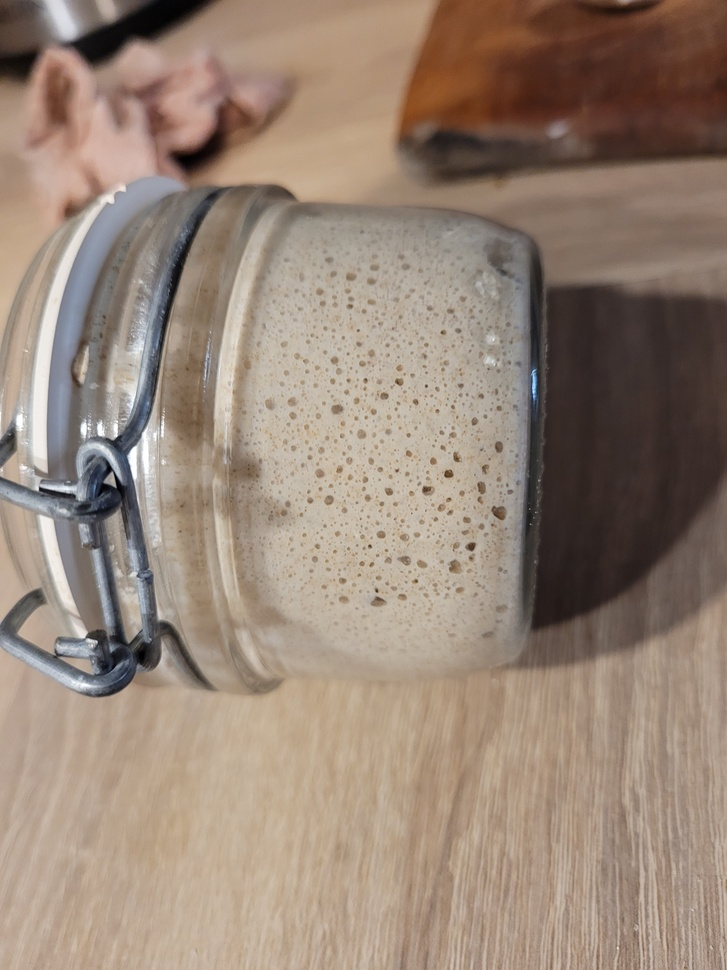
#> input picture data/testimg/bubbles.jpg, 727 x 970 px, shrunk from 3024 x 4032 before the run
$ python blob_detector.py --image data/testimg/bubbles.jpg
#> lines starting #> are read from the running program, lines starting #| are printed output that depends on the picture
# Standard imports
import cv2
import argparse
import os
import numpy as np;

parser = argparse.ArgumentParser(description='Template matcher')
parser.add_argument('--image', type=str, action='store',
                    help='The image to be used as template')
parser.add_argument('--show', action='store_true',
                    help='Shows result image')
parser.add_argument('--save-dir', type=str, default='./',
                    help='Directory in which you desire to save the result image')

args = parser.parse_args()

# Read image
im = cv2.imread(args.image, cv2.IMREAD_GRAYSCALE)
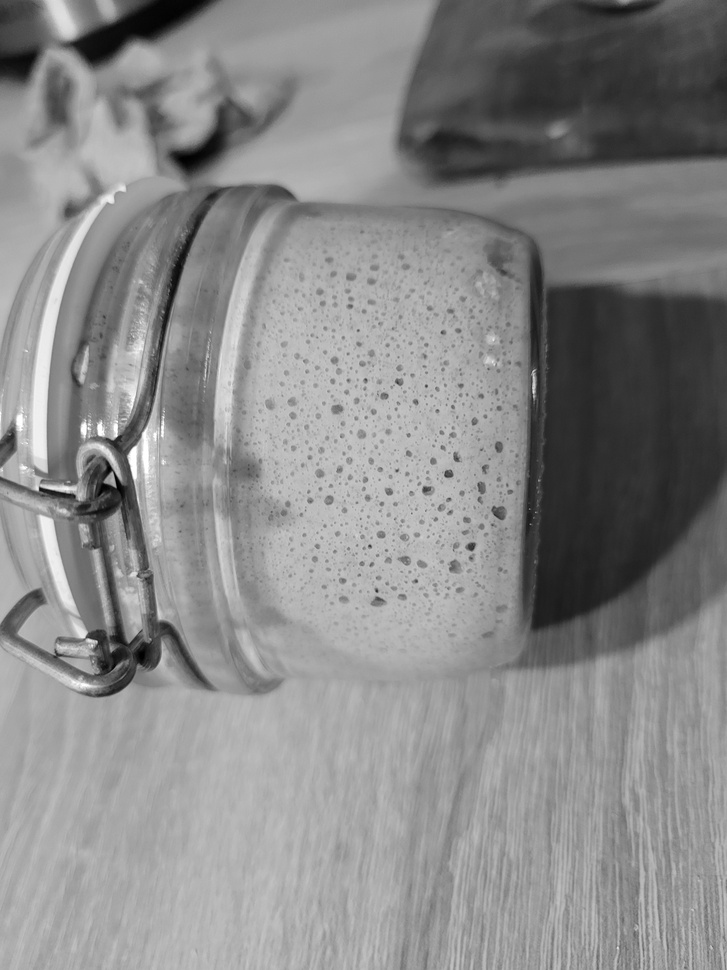
#> im: shape (970, 727); min 0, max 255, mean 136.6

# Setup SimpleBlobDetector parameters.
params = cv2.SimpleBlobDetector_Params()

# Filter by Area.
params.filterByArea = True
params.minArea = 250

# Filter by Convexity
params.filterByConvexity = True
params.minConvexity = 0.57

# Filter by Inertia
params.filterByInertia = True
params.minInertiaRatio = 0.35

# Set up the detector with default parameters.
detector = cv2.SimpleBlobDetector_create(params)

# Detect blobs.
keypoints = detector.detect(im)
#> keypoints = 3 keypoints; (x, y, size): (500, 257, 32.4), (241, 469, 30.2), (144, 654, 24.1)
print("Matches:", len(keypoints))
#| Matches: 3

# Draw detected blobs as red circles.
# cv2.DRAW_MATCHES_FLAGS_DRAW_RICH_KEYPOINTS ensures the size of the circle corresponds to the size of blob
im_with_keypoints = cv2.drawKeypoints(im, keypoints, np.array([]), (0,0,255), cv2.DRAW_MATCHES_FLAGS_DRAW_RICH_KEYPOINTS)

# Show keypoints
cv2.imwrite(os.path.join(args.save_dir, 'output.jpg'), im_with_keypoints)
if args.show:
    cv2.imshow("Keypoints", im_with_keypoints)
    cv2.waitKey(0)
